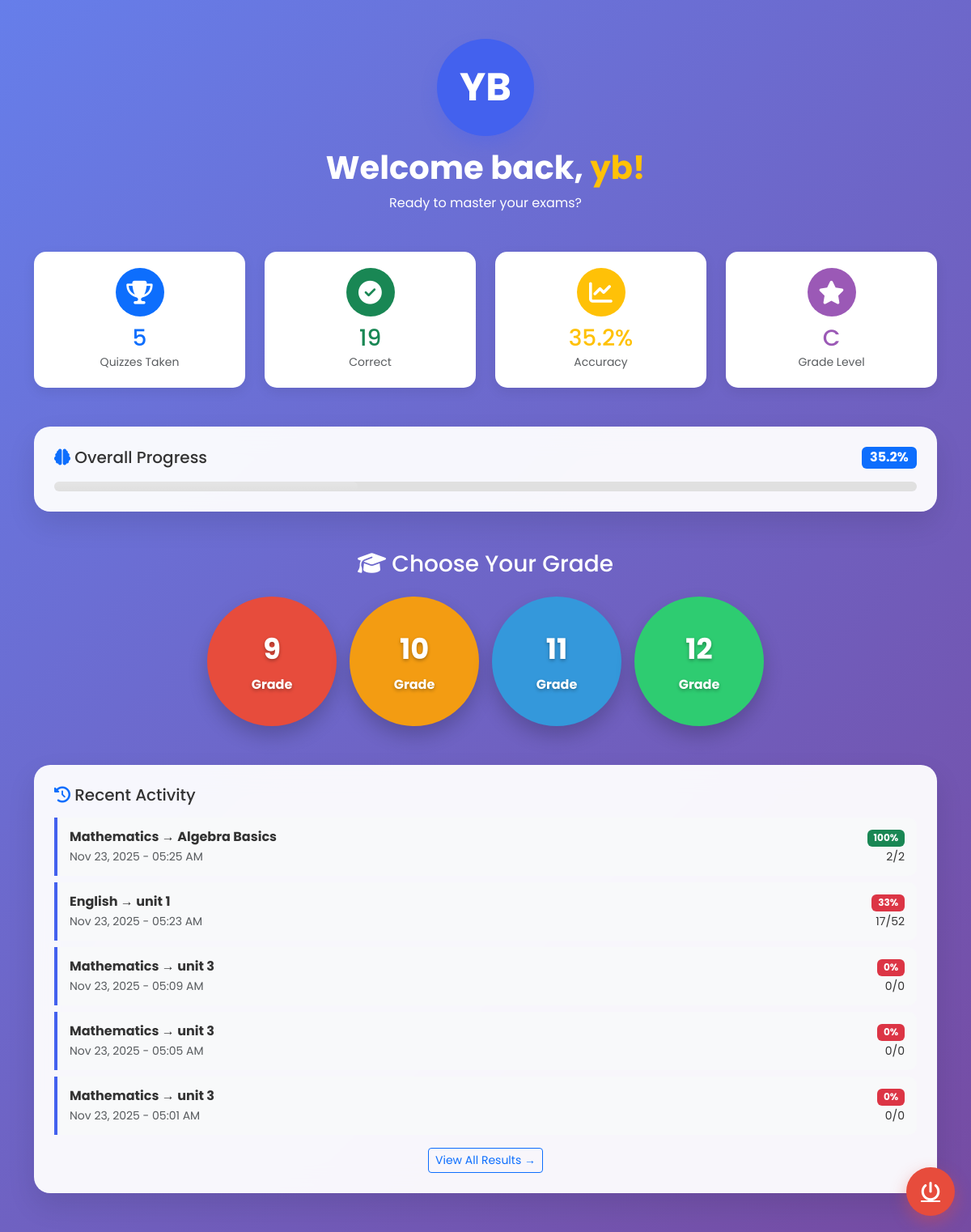
/student_dashboard.php (signed in), run on the app's committed database.
### tables this page shows
CREATE TABLE `student_scores` (
  `id` int(11) NOT NULL,
  `student_id` int(11) NOT NULL,
  `unit_id` int(11) NOT NULL,
  `correct` int(11) NOT NULL,
  `missed` int(11) NOT NULL,
  `total` int(11) GENERATED ALWAYS AS (`correct` + `missed`) VIRTUAL,
  `percentage` decimal(5,2) GENERATED ALWAYS AS (round(`correct` * 100.0 / (`correct` + `missed`),2)) STORED,
  `taken_at` timestamp NOT NULL DEFAULT current_timestamp()
);

CREATE TABLE `subjects` (
  `id` int(11) NOT NULL,
  `grade` int(11) NOT NULL CHECK (`grade` in (9,10,11,12)),
  `name` varchar(100) NOT NULL
);

CREATE TABLE `units` (
  `id` int(11) NOT NULL,
  `subject_id` int(11) NOT NULL,
  `name` varchar(100) NOT NULL
);

### student_dashboard.php (the view, shortened to what this page needs)
<?php
require_once 'config.php';
$student_id = $_SESSION['user_id'];
$username = $_SESSION['username'];
$stmt = $conn->prepare("
    SELECT COUNT(*) as total_quizzes,
           SUM(correct) as total_correct,
           SUM(missed) as total_missed
    FROM student_scores WHERE student_id = ?
");
$stmt->bind_param("i", $student_id);
$stmt->execute();
$stats = $stmt->get_result()->fetch_assoc();
$total_quizzes = $stats['total_quizzes'] ?? 0;
$total_correct = $stats['total_correct'] ?? 0;
$total_missed = $stats['total_missed'] ?? 0;
$overall_accuracy = $total_quizzes > 0 ? round(($total_correct / ($total_correct + $total_missed)) * 100, 1) : 0;
$recent = $conn->query("
    SELECT un.name as unit, s.name as subject, sc.correct, sc.missed, sc.taken_at
    FROM student_scores sc
    JOIN units un ON sc.unit_id = un.id
    JOIN subjects s ON un.subject_id = s.id
    WHERE sc.student_id = $student_id
    ORDER BY sc.taken_at DESC
    LIMIT 5
");
$grades = $conn->query("SELECT DISTINCT grade FROM subjects ORDER BY grade");
?>
<!DOCTYPE html>
<html lang="en">
<head>
    <link href="https://cdn.jsdelivr.net/npm/bootstrap@5.3.3/dist/css/bootstrap.min.css" rel="stylesheet">
    <link href="https://cdnjs.cloudflare.com/ajax/libs/font-awesome/6.6.0/css/all.min.css" rel="stylesheet">
</head>
<body>
<a href="logout.php" class="logout-btn">
    <i class="fas fa-power-off"></i>
</a>
<div class="container py-4 py-md-5">
    <div class="text-center mb-5">
        <div class="profile-avatar">
            <?= strtoupper(substr($username, 0, 2)) ?>
        </div>
        <h1 class="text-white fw-bold mb-2">Welcome back, <span class="text-warning"><?= htmlspecialchars($username) ?>!</span></h1>
        <p class="text-white opacity-90">Ready to master your exams?</p>
    </div>
    <div class="row g-3 g-md-4 mb-5">
        <div class="col-6 col-md-3">
            <div class="stat-card">
                <div class="stat-icon bg-primary">
                    <i class="fas fa-trophy"></i>
                </div>
                <h3 class="mb-0 text-primary"><?= $total_quizzes ?></h3>
                <small class="text-muted">Quizzes Taken</small>
            </div>
        </div>
        <div class="col-6 col-md-3">
            <div class="stat-card">
                <div class="stat-icon bg-success">
                    <i class="fas fa-check-circle"></i>
                </div>
                <h3 class="mb-0 text-success"><?= $total_correct ?></h3>
                <small class="text-muted">Correct</small>
            </div>
        </div>
        <div class="col-6 col-md-3">
            <div class="stat-card">
                <div class="stat-icon bg-warning">
                    <i class="fas fa-chart-line"></i>
                </div>
                <h3 class="mb-0 text-warning"><?= $overall_accuracy ?>%</h3>
                <small class="text-muted">Accuracy</small>
            </div>
        </div>
        <div class="col-6 col-md-3">
            <div class="stat-card">
                <div class="stat-icon" style="background: #9b59b6;">
                    <i class="fas fa-star"></i>
                </div>
                <h3 class="mb-0" style="color: #9b59b6;">
                    <?= $overall_accuracy >= 90 ? 'A+' : ($overall_accuracy >= 80 ? 'A' : ($overall_accuracy >= 70 ? 'B' : 'C')) ?>
                </h3>
                <small class="text-muted">Grade Level</small>
            </div>
        </div>
    </div>
    <div class="glass-card p-4 mb-5">
        <div class="d-flex justify-content-between align-items-center mb-3">
            <h5 class="mb-0"><i class="fas fa-brain text-primary"></i> Overall Progress</h5>
            <span class="badge bg-primary fs-6"><?= $overall_accuracy ?>%</span>
        </div>
        <div class="progress">
            <div class="progress-bar bg-gradient" style="width: <?= $overall_accuracy ?>%; background: linear-gradient(90deg, #2ecc71, #3498db);"></div>
        </div>
    </div>
    <div class="text-center mb-5">
        <h3 class="text-white mb-4"><i class="fas fa-graduation-cap"></i> Choose Your Grade</h3>
        <div class="d-flex justify-content-center flex-wrap gap-3">
            <?php while ($grade = $grades->fetch_assoc()): ?>
                <?php
                $g = $grade['grade'];
                $color = $g == 9 ? '#e74c3c' : ($g == 10 ? '#f39c12' : ($g == 11 ? '#3498db' : '#2ecc71'));
                ?>
                <a href="subjects.php?grade=<?= $g ?>" class="text-decoration-none">
                    <div class="grade-btn" style="background: <?= $color ?>;">
                        <?= $g ?>
                        <span>Grade</span>
                    </div>
                </a>
            <?php endwhile; ?>
        </div>
    </div>
    <?php if ($recent->num_rows > 0): ?>
    <div class="glass-card p-4">
        <h5 class="mb-3"><i class="fas fa-history text-primary"></i> Recent Activity</h5>
        <div class="activity-list">
            <?php while ($act = $recent->fetch_assoc()): ?>
                <?php
                $score = $act['correct'] + $act['missed'];
                $percent = $score > 0 ? round(($act['correct'] / $score) * 100) : 0;
                $badge = $percent >= 80 ? 'bg-success' : ($percent >= 60 ? 'bg-warning' : 'bg-danger');
                ?>
                <div class="activity-item">
                    <div class="d-flex justify-content-between align-items-center">
                        <div>
                            <strong><?= htmlspecialchars($act['subject']) ?> → <?= htmlspecialchars($act['unit']) ?></strong>
                            <br>
                            <small class="text-muted"><?= date('M d, Y - h:i A', strtotime($act['taken_at'])) ?></small>
                        </div>
                        <div class="text-end">
                            <span class="badge <?= $badge ?>"><?= $percent ?>%</span>
                            <br>
                            <small><?= $act['correct'] ?>/<?= $score ?></small>
                        </div>
                    </div>
                </div>
            <?php endwhile; ?>
        </div>
        <div class="text-center mt-3">
            <a href="student_scores.php" class="btn btn-outline-primary btn-sm">View All Results →</a>
        </div>
    </div>
    <?php endif; ?>
</div>
</body>
</html>

### student_dashboard.php (style rules this page uses)
:root { --primary: #4361ee; --success: #2ecc71; --warning: #f39c12; --danger: #e74c3c; --light: #f8f9fa; --dark: #2c3e50; }
body { background: linear-gradient(135deg, #667eea 0%, #764ba2 100%); font-family: 'Poppins', sans-serif; min-height: 100vh; color: #333; }
.glass-card { background: rgba(255, 255, 255, 0.95); backdrop-filter: blur(15px); border-radius: 20px; box-shadow: 0 15px 35px rgba(0,0,0,0.1); border: 1px solid rgba(255,255,255,0.3); transition: all 0.3s ease; }
.profile-avatar { width: 120px; height: 120px; border-radius: 50%; background: var(--primary); color: white; font-size: 3rem; font-weight: bold; display: flex; align-items: center; justify-content: center; margin: 0 auto 15px; box-shadow: 0 10px 20px rgba(67, 97, 238, 0.3); }
.stat-card { background: white; border-radius: 15px; padding: 20px; text-align: center; box-shadow: 0 5px 15px rgba(0,0,0,0.08); transition: 0.3s; }
.stat-icon { width: 60px; height: 60px; border-radius: 50%; display: flex; align-items: center; justify-content: center; margin: 0 auto 10px; font-size: 1.8rem; color: white; }
.grade-btn { width: 160px; height: 160px; border-radius: 50%; font-size: 2.2rem; font-weight: 700; color: white; display: flex; flex-direction: column; align-items: center; justify-content: center; text-shadow: 0 2px 4px rgba(0,0,0,0.3); box-shadow: 0 12px 25px rgba(0,0,0,0.2); transition: all 0.4s ease; position: relative; overflow: hidden; }
.grade-btn::before { content: ''; position: absolute; top: 0; left: 0; right: 0; bottom: 0; background: linear-gradient(45deg, rgba(255,255,255,0.2), transparent); opacity: 0; transition: 0.4s; }
.grade-btn span { font-size: 1rem; margin-top: 5px; }
.activity-item { background: #f8f9fa; border-left: 4px solid var(--primary); padding: 12px 15px; border-radius: 0 10px 10px 0; margin-bottom: 8px; transition: 0.3s; }
.progress { height: 12px; border-radius: 6px; background: #e0e0e0; }
.progress-bar { border-radius: 6px; transition: width 1.5s ease; }
.logout-btn { position: fixed; bottom: 20px; right: 20px; width: 60px; height: 60px; border-radius: 50%; background: #e74c3c; color: white; font-size: 1.5rem; display: flex; align-items: center; justify-content: center; box-shadow: 0 8px 20px rgba(231, 76, 60, 0.4); transition: 0.3s; z-index: 1000; }

### data on the page
student_scores: subjects.name "Mathematics", unit.name "Algebra Basics", taken_at "Nov 23, 2025 - 05:25 AM", percent "100", correct "2"
student_scores: subjects.name "English", unit.name "unit 1", taken_at "Nov 23, 2025 - 05:23 AM", percent "33", correct "17", score "52"
student_scores: subjects.name "Mathematics", unit.name "unit 3", taken_at "Nov 23, 2025 - 05:09 AM", correct "0"
student_scores: subjects.name "Mathematics", unit.name "unit 3", taken_at "Nov 23, 2025 - 05:05 AM", correct "0"
student_scores: subjects.name "Mathematics", unit.name "unit 3", taken_at "Nov 23, 2025 - 05:01 AM", correct "0"

### other printed values
substr($username, 0, 2) "YB"
$username "yb"
$total_quizzes "5"
$total_correct "19"
$overall_accuracy "35.2"
$g "9"
$g "10"
$g "11"
$g "12"
